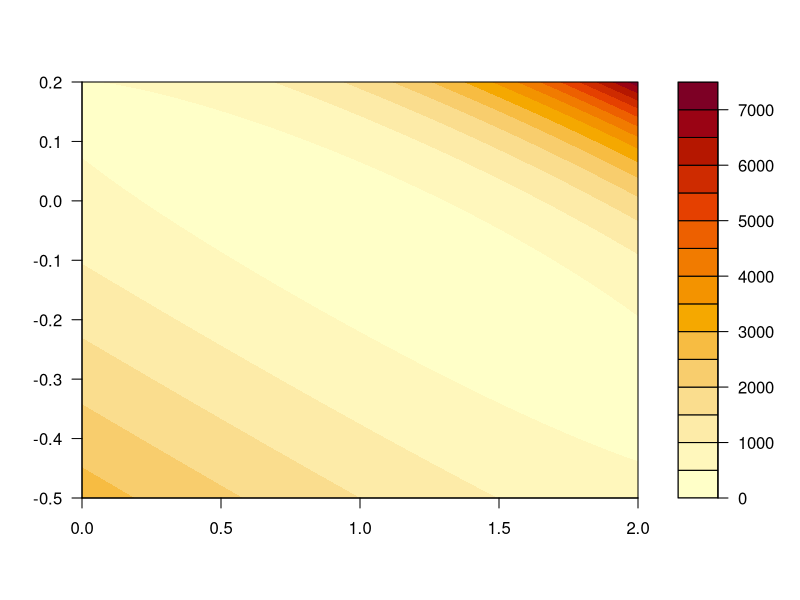

Generate this figure with R: (Note: this script raises an error after producing the figure.)
library(AER)

# Poisson likelihood
poisson.loglik = function( b ) {
  b = as.matrix( b )
  lambda =  exp( X %*% b )
  ell = -sum( -lambda + y *  log(lambda) )
  return(ell)
}

## prepare the data
data("RecreationDemand")
y =  RecreationDemand$trips
X =  with(RecreationDemand, cbind(1, income) )

## estimation
library(optimx)
b.init =  c(0,1)  # initial value
b.hat = optimx( b.init, poisson.loglik, method = c("BFGS", "Nelder-Mead"), 
                 control = list(reltol = 1e-7, abstol = 1e-7)  )
print( b.hat )



## contour plot
x.grid = seq(0, 2, 0.05)
x.length = length(x.grid)
y.grid = seq(-.5, .2, 0.01)
y.length = length(y.grid)

z.contour = matrix(0, nrow = x.length, ncol = y.length)

for (i in 1:x.length){
  for (j in 1:y.length){
    z.contour[i,j] = poisson.loglik( c( x.grid[i], y.grid[j] )  )
  }
}

filled.contour( x.grid,  y.grid, z.contour)



## alternative package
library(nloptr)
opts = list("algorithm"="NLOPT_LN_NELDERMEAD",
            "xtol_rel"=1.0e-7)
# check the solver status

res_NM = nloptr(x0=b.init, 
               eval_f=poisson.loglik, 
               opts=opts)
print( res_NM )


opts = list("algorithm"="NLOPT_LN_NELDERMEAD",
            "xtol_rel"=1.0e-7,
            "maxeval" = 500
)

res_NM = nloptr( x0=b.init, 
                 eval_f=poisson.loglik, 
                 opts=opts)
print( res_NM )

## 
opts = list("algorithm"="NLOPT_LD_SLSQP","xtol_rel"=1.0e-7)
res_BFGS = nloptr( x0=b.init, 
               eval_f=poisson.loglik, 
               opts=opts)
print( res_BFGS )
# the above code will report error. must provide a gradient

poisson.loglik.grad = function( b ) {
  b = as.matrix( b )
  lambda =  exp( X %*% b )
  ell = -colSums( -as.vector(lambda) * X + y *  X )
  return(ell)
}

# check the numerical gradient and the analytical gradient
library(numDeriv)

b = c(0,.5)
grad(poisson.loglik, b)
poisson.loglik.grad(b)


res_BFGS = nloptr( x0=b.init, 
                   eval_f=poisson.loglik, 
                   eval_grad_f = poisson.loglik.grad,
                   opts=opts)
print( res_BFGS )
